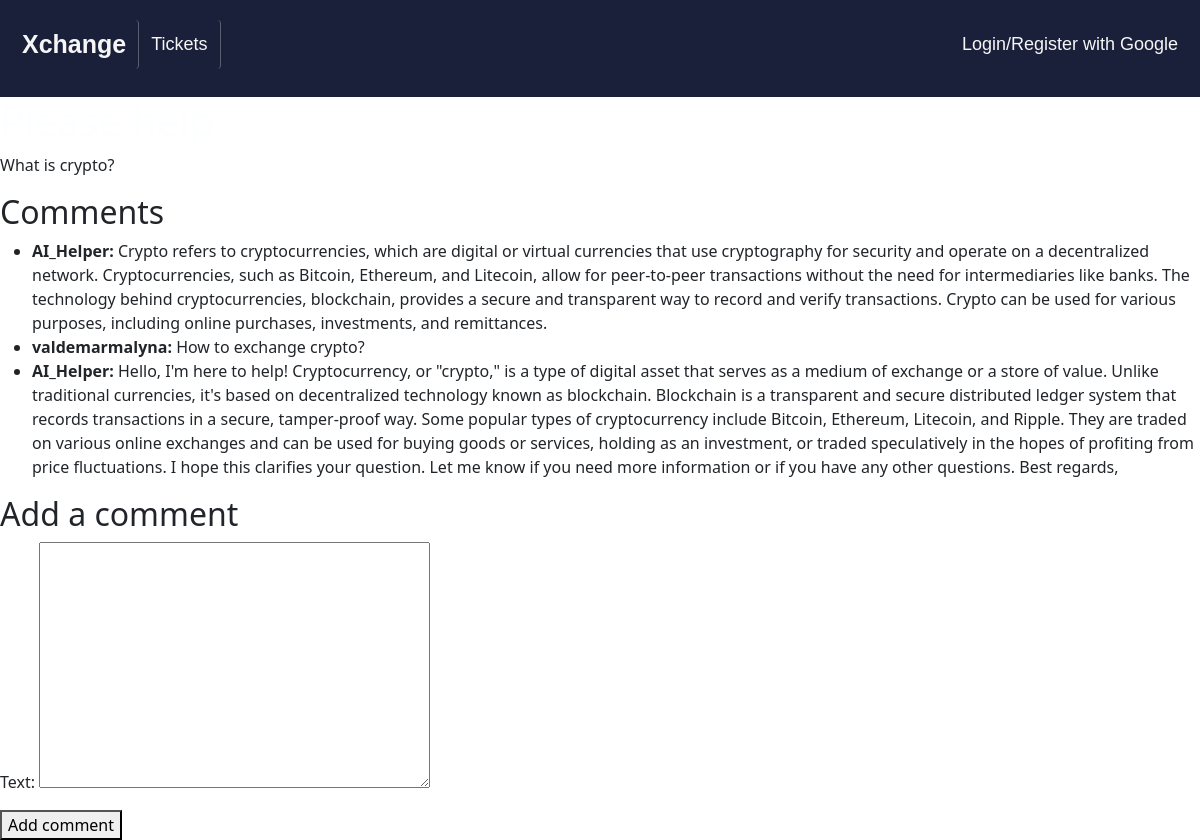
The page /support/ticket/2/ on the database its author committed.
### support/models.py (models this page shows, shortened)
class Ticket(models.Model):
    title = models.CharField(max_length=255)
    description = models.TextField()
    created_at = models.DateTimeField(auto_now_add=True)
    user = models.ForeignKey(User, on_delete=models.CASCADE)
    status = models.CharField(max_length=20, choices=[
        ('open', 'Open'),
        ('in_progress', 'In Progress'),
        ('closed', 'Closed')
    ])

class Comment(models.Model):
    is_ai = models.BooleanField(default=False)
    ticket = models.ForeignKey(Ticket, on_delete=models.CASCADE, related_name='comments')
    user = models.ForeignKey(User, on_delete=models.CASCADE)
    text = models.TextField()
    created_at = models.DateTimeField(auto_now_add=True)
    is_ai = models.BooleanField(default=False)  # New field

### support/views.py (the view)
# urls.py: path('support/ticket/<int:pk>/', views.ticket_detail, name='ticket_detail'),
def ticket_detail(request, pk):
    ticket = get_object_or_404(Ticket, pk=pk)
    if request.method == 'POST':
        comment_form = CommentForm(request.POST)
        if comment_form.is_valid():
            comment = comment_form.save(commit=False)
            comment.ticket = ticket
            comment.user = request.user
            comment.save()
            generate_ai_response(ticket)  # Trigger AI response
            return redirect('ticket_detail', pk=ticket.pk)
    else:
        comment_form = CommentForm()
    return render(request, 'support/ticket_detail.html', {'ticket': ticket, 'comment_form': comment_form})

### support/forms.py
class CommentForm(forms.ModelForm):
    class Meta:
        model = Comment
        fields = ('text',)
        exclude = ('user',)

### templates/support/ticket_detail.html (shortened to what this page needs)
{% block content %}
{% load socialaccount %}
<!DOCTYPE html>
<html lang="en">
<head>
    <link rel="stylesheet" href="https://cdn.jsdelivr.net/npm/bootstrap@5.3.0/dist/css/bootstrap.min.css">
    <link rel="stylesheet" href="https://cdnjs.cloudflare.com/ajax/libs/font-awesome/4.7.0/css/font-awesome.min.css">
</head>
<body>
    <div class="background-container">
        <header>
            <div class="header">
                <a href="/" class="logo">Xchange</a>
                <a class="h1">Tickets </a>
                <div class="header-right">
                    {% if user.is_authenticated %}
                        <a href="/support">Back</a>
                        <a href="{% url 'logout_view' %}">Logout</a>
                    {% else %}
                        <a href="{% provider_login_url 'google'%}?next=/">Login/Register with Google</a>
                    {% endif %}
                </div>
            </div>
        </header>
  <h1>{{ ticket.title }}</h1>
  <p>{{ ticket.description }}</p>
  <h2>Comments</h2>
  <ul>
    {% for comment in ticket.comments.all %}
      <li>
        <strong>{{ comment.user.username }}:</strong> {{ comment.text }}
      </li>
    {% empty %}
      <li>No comments yet.</li>
    {% endfor %}
  </ul>
  <h2>Add a comment</h2>
  <form method="post">
    {{ comment_form.as_p }}
    <button type="submit">Add comment</button>
  </form>
{% endblock %}

### templates/support/ticket_detail.html (style rules this page uses)
body { margin: 0; padding: 0; overflow: hidden; }
.background-container { background-size: cover; background-position: center; background-repeat: no-repeat; height: 100vh; overflow-y: auto; }
h1 { color: #fcfeff; text-align: left; }
.header { font-family: 'Montserrat', sans-serif; overflow: hidden; background-color: #1a2039; padding: 20px 10px; }
.header a { float: left; color: #f6f6f7; text-align: center; padding: 12px; text-decoration: none; font-size: 18px; line-height: 25px; border-radius: 4px; transition: background-color 0.3s, color 0.3s; }
.header a:not(:last-child) { border-right: 1px solid #57606f; }
.header a.logo { font-size: 25px; font-weight: bold; }
.header-right { float: right; }
body { margin: 0; }

### rows shown on the page
Ticket: description "What is crypto?"
Comment: user.username "AI_Helper", text "Crypto refers to cryptocurrencies, which are digital or virtual currencies that use cryptography for security and operate on a decentralized network. Cryptocurrencies, such as Bitcoin, Ethereum, and Litecoin, allow for peer-to-peer transactions without the need for intermediaries like banks. The technology behind cryptocurrencies, blockchain, provides a secure and transparent way to record and verify transactions. Crypto can be used for various purposes, including online purchases, investments, and remittances."
Comment: user.username "valdemarmalyna", text "How to exchange crypto?"
Comment: user.username "AI_Helper", text "Hello, I'm here to help! Cryptocurrency, or \"crypto,\" is a type of digital asset that serves as a medium of exchange or a store of value. Unlike traditional currencies, it's based on decentralized technology known as blockchain. Blockchain is a transparent and secure distributed ledger system that records transactions in a secure, tamper-proof way. Some popular types of cryptocurrency include Bitcoin, Ethereum, Litecoin, and Ripple. They are traded on various online exchanges and can be used for buying goods or services, holding as an investment, or traded speculatively in the hopes of profiting from price fluctuations. I hope this clarifies your question. Let me know if you need more…"
